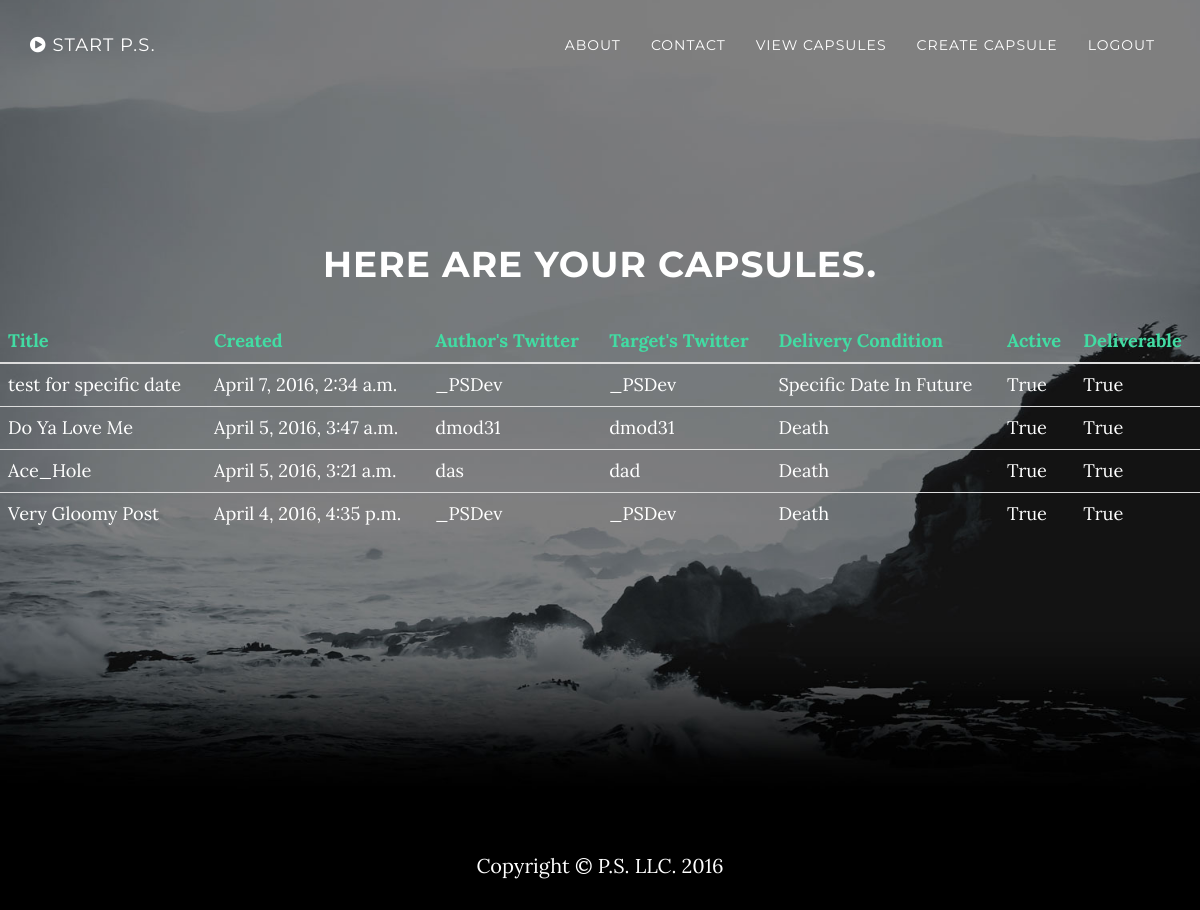
/capsules/ (signed in), run on an earlier commit of the app's database.
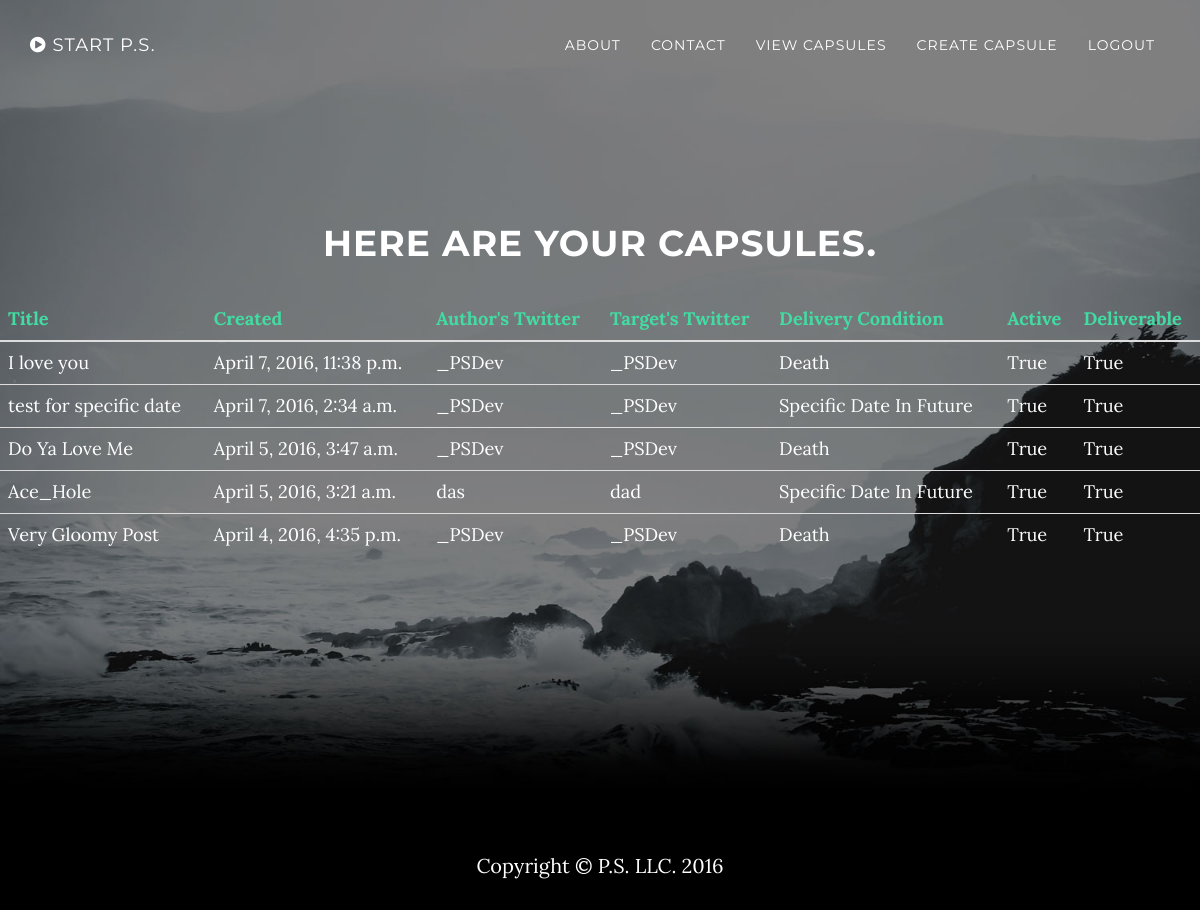
And on a later commit of the database.
### core/models.py (models this page shows, shortened)
class Capsule(models.Model):
    created = models.DateTimeField(auto_now_add=True)
    title = models.CharField(max_length=100, blank=True, default='')
    message = models.TextField(max_length=1000, blank=True, default='')
    file = models.FileField(blank=True, upload_to=partial(make_rng_filename, 'files'), null=True)
    activation_type = models.CharField(max_length=10, choices=FUTURE_ACTIVATION_CHOICES, default='D')
    delivery_condition = models.CharField(max_length=10, choices=FUTURE_DELIVERY_CHOICES, default='SD')
    delivery_date = models.DateField(blank=True, null=True)
    owner = models.ForeignKey(User)
    is_active = models.BooleanField(default=False)
    is_deliverable = models.BooleanField(default=False)
    author_twitter = models.CharField(max_length=40, default='')
    target_twitter = models.CharField(max_length=40, default='')
    target_email = models.EmailField(blank=False, max_length=45, default='')
    target_firstname = models.CharField(blank=True,default='',max_length=30)
    retired = models.BooleanField(default=False)

### core/views.py (the view)
# urls.py: url(r'^capsules/$', views.display_capsules_view, name='display_capsules_view'),
@login_required(login_url='login')
def display_capsules_view(request):
    if request.method == 'GET':
        capsules = Capsule.objects.filter(owner=request.user).order_by(
            '-created')  # get all capsules belonging to a particular user,recent first
        capsules = translate_delivery_condition(
            capsules)  # convert DB delivery notation to verbose string,aka 'SD' -> Specific Date In The Future
        return render(request, 'display_capsules.html', {'capsules': capsules})

### core/views.py (called while the page is built)
def translate_delivery_condition(ax):
    for data in ax:
        data.delivery_condition = FUTURE_DELIVERY_DICT[data.delivery_condition]
    return ax

### core/templates/display_capsules.html
{% extends 'base.html' %}
{% block content %}
    <header class="intro">
        <div class="intro-body">
            <h1>Here are your capsules.</h1>
            <div class="row">
                <div class="col-lg-12 text-left ">
                    <div class="table-responsive ">
                        <table class="table " style="font-size:130%;color:white;">
                            <thead class="indigo">
                            <th>Title</th>
                            <th>Created</th>
                            <th>Author's Twitter</th>
                            <th>Target's Twitter</th>
                            <th>Delivery Condition</th>
                            <th>Active</th>
                            <th>Deliverable</th>
                            </thead>
                            {% for capsule in capsules %}
                                <tr>
                                    <td>{{ capsule.title }}</td>
                                    <td>{{ capsule.created }}</td>
                                    <td>{{ capsule.author_twitter }}</td>
                                    <td>{{ capsule.target_twitter }}</td>
                                    <td>{{ capsule.delivery_condition}}</td>
                                    <td>{{ capsule.is_active }}</td>
                                    <td>{{ capsule.is_deliverable }}</td>
                                </tr>
                            {% endfor %}
                        </table>
                    </div>
                </div>
            </div>
        </div>
    </header>
{% endblock %}

### core/templates/base.html (shortened to what this page needs)
<!DOCTYPE html>
<html lang="en">
<head>
    {% load staticfiles %}
    <link href="{% static "core/css/bootstrap.min.css" %}" rel="stylesheet">
    <link href="{% static "core/css/grayscale.css" %}" rel="stylesheet">
    <link href="{% static "core/css/font-awesome.min.css" %}" rel="stylesheet" type="text/css">
</head>
<body id="page-top" data-spy="scroll" data-target=".navbar-fixed-top">
<nav class="navbar navbar-custom navbar-fixed-top" role="navigation">
    <div class="container">
        <div class="navbar-header">
            {% if not user.is_authenticated %}
                <a class="navbar-brand page-scroll" href="/login">
            {% else %}
                <a class="navbar-brand page-scroll" href="/create_capsule">
            {% endif %}
            <i class="fa fa-play-circle"></i> <span class="light">Start P.S.</span>
            </a>
        </div>
        <div class="collapse navbar-collapse navbar-right navbar-main-collapse">
            <ul class="nav navbar-nav">
                <li>
                    <a class="page-scroll" href="../#about">About</a>
                </li>
                <li>
                    <a class="page-scroll" href="../#contact">Contact</a>
                </li>
                {% if not user.is_authenticated %}
                    <li>
                        <a href="/login">Login</a>
                    </li>
                    <li>
                        <a class="page-scroll" href="../register">Register</a>
                    </li>
                {% else %}
                    <li>
                        <a href="/capsules">View Capsules</a>
                    </li>
                    <li>
                        <a href="/create_capsule">Create Capsule</a>
                    </li>
                    <li>
                        <a href="/logout">Logout</a>
                    </li>
                {% endif %}
            </ul>
        </div>
    </div>
</nav>
{% block content %}{% endblock %}
<footer>
    <div class="container text-center">
        <p>Copyright &copy; P.S. LLC. 2016</p>
    </div>
</footer>
</body>
</html>

### core/static/core/css/grayscale.css (style rules this page uses)
body { width: 100%; height: 100%; font-family: Lora,"Helvetica Neue",Helvetica,Arial,sans-serif; color: #fff; background-color: #000; }
html { width: 100%; height: 100%; }
h1, h2, h3, h4, h5, h6 { margin: 0 0 35px; text-transform: uppercase; font-family: Montserrat,"Helvetica Neue",Helvetica,Arial,sans-serif; font-weight: 700; letter-spacing: 1px; }
p { margin: 0 0 25px; font-size: 18px; line-height: 1.5; }
@media (min-width:768px) { p { margin: 0 0 35px; font-size: 20px; line-height: 1.6; } }
a { color: #42dca3; -webkit-transition: all .2s ease-in-out; -moz-transition: all .2s ease-in-out; transition: all .2s ease-in-out; }
.light { font-weight: 400; }
.navbar-custom { margin-bottom: 0; border-bottom: 1px solid rgba(255,255,255,.3); text-transform: uppercase; font-family: Montserrat,"Helvetica Neue",Helvetica,Arial,sans-serif; background-color: #000; }
.navbar-custom .navbar-brand { font-weight: 700; }
.navbar-custom a { color: #fff; }
.navbar-custom .nav li a { -webkit-transition: background .3s ease-in-out; -moz-transition: background .3s ease-in-out; transition: background .3s ease-in-out; }
@media (min-width:768px) { .navbar-custom { padding: 20px 0; border-bottom: 0; letter-spacing: 1px; background: 0 0; -webkit-transition: background .5s ease-in-out,padding .5s ease-in-out; -moz-transition: background .5s ease-in-out,padding .5s ease-in-out; transition: background .5s ease-in-out,padding .5s ease-in-out; } }
.intro { display: table; width: 100%; height: auto; padding: 100px 0; text-align: center; color: #fff; background: url(../img/intro-bg.jpg) no-repeat bottom center scroll; background-color: #000; -webkit-background-size: cover; -moz-background-size: cover; background-size: cover; -o-background-size: cover; }
.intro .intro-body { display: table-cell; vertical-align: middle; }
@media (min-width:768px) { .intro { height: 100%; padding: 0; } }
footer { padding: 50px 0; }
footer p { margin: 0; }
body { webkit-tap-highlight-color: rgba(255,255,255,.2); }
.indigo { color: #42dca3; }

What changed in the data, as far as the page shows it:
added Capsule: title "I love you", created "April 7, 2016, 11:38 p.m.", author_twitter "_PSDev", target_twitter "_PSDev", delivery_condition "Death", is_active "True", is_deliverable "True"
changed Capsule "Do Ya Love Me": author_twitter "dmod31" → "_PSDev"; target_twitter "dmod31" → "_PSDev"
changed Capsule "Ace_Hole": delivery_condition "Death" → "Specific Date In Future"
